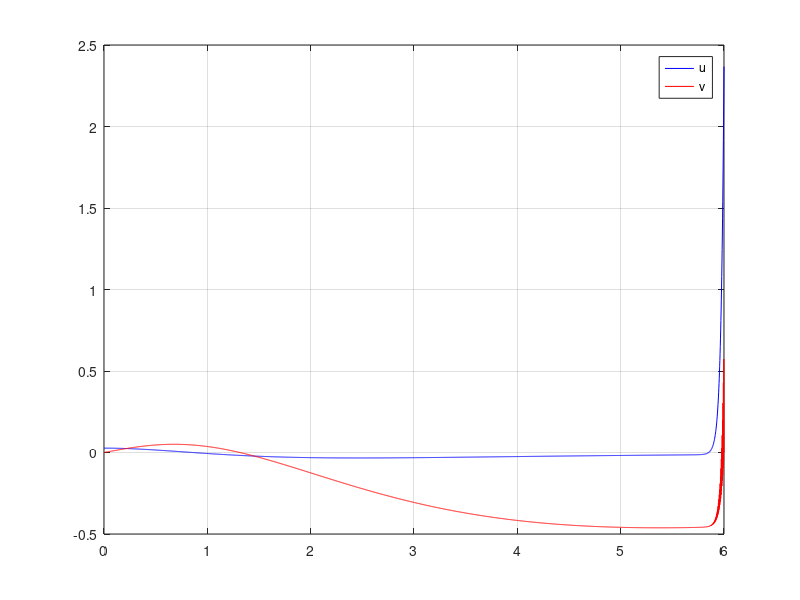

Write MATLAB code to recreate this figure.
%%% Solution to | u_t + v_x=0
%               |
%               |v_t + 1/eps^2 u_x=-1/eps^2(v-u)
%               |
%               |u(x,0)=                    x \in [-L,L], t>0
%               |v(x,0)=
%               | + Periodic Boundary Conditions

%Analytical solutions: |u(x,t)=exp(-try)*sin(x-t)
%                      |v(x,t)=exp(-t)*(sin(x-t)-cos(x-t))
%We choose T=1, epsilon=1e-6, and discretize space derivatives with second order finite differences

clear all
close all
L=6;
m = 3000; %space steps
x = linspace(0,L,m)';
T = .5; %final time
dx = x(3)-x(2);

%u0, v0 the ones of the paper
% u0=sin(x);
% v0=sin(x)-cos(x);
delta=.5;
u0 = sin(2*pi*x).*exp(-x.^2/(2*delta)); %initial datum
% v0=zeros(m,1);
u0=cos(pi*x); %Neumann boundary condition
v0=zeros(m,1);

fprintf('Case 1: realmin \n')
fprintf('Case 2: 0.1 \n' )
fprintf('Case 3: 0.5 \n' )
fprintf('Case 4: 1 \n' )
fprintf('Case 5: variable in symmetric\n' )
fprintf('Case 6: variable \n' )
n=input('Enter a case for epsilon: ');

switch n
  case 1
    epsilon=realmin*ones(m,1);
  case 2
    epsilon =0.1*ones(m,1);
  case 3
    epsilon =0.5*ones(m,1);
  case 4
    epsilon =1*ones(m,1);
  case 5
    epsilon = (x<0)+0.1*(x>=0);
  case 6
    epsilon = (x<3)+0.1*(x>=3);
end

dt=dx/50; %CFL condition
n = floor(T/dt)+1;
t =  0;
i = 1;

%% Periodic Boundary Conditions
figure('units','normalized','outerposition',[0 0 1 1]) %run immediately full screen
u=u0;
v=v0;
while t+dt<T %main loop
%   %New v
%   vold=v;
%   v(1:end-1) = epsilon(1:end-1).^2./(epsilon(1:end-1).^2+dt).*v(1:end-1)-...
%                 dt./(epsilon(1:end-1).^2+dt).*(([u(2:end-1);u(1)]-[u(end-1);u(1:end-2)])/(2*dx)-(x(1:end-1).^2).*u(1:end-1));
%   v(end) = v(1);
%   %New u
%   u(1:end-1) = u(1:end-1) - dt*(epsilon(1:end-1).^2./(epsilon(1:end-1).^2+dt).*([vold(2:end-1);vold(1)]-[vold(end-1);vold(1:end-2)])/(2*dx) -...
%       dt./(epsilon(1:end-1).^2+dt).*([u(2:end-1);u(1)]-2*u(1:end-1)+[u(end-1);u(1:end-2)])/dx^2 +...
%       dt./(epsilon(1:end-1).^2+dt).*(((x(1:end-1).^2).*([u(2:end-1);u(1)]-[u(end-1);u(1:end-2)])/(2*dx))));
%   u(end) = u(1);


%   %New v

   %Stack suggestion
  vold=v;
  v(1:end) = epsilon(1:end).^2./(epsilon(1:end).^2+dt*ones(m,1)).*v(1:end)-...
      dt*ones(m,1)./(epsilon(1:end).^2+dt*ones(m,1)).*(([u(2:end);u(end-1)]-[u(2);u(1:end-1)])/(2*dx)-(x(1:end).^2).*u(1:end));
  v(1)=0;
  v(end)=0;
  %Nuova u
  u(1:end) = u(1:end) - dt*(epsilon(1:end).^2./(epsilon(1:end).^2+dt*ones(m,1)).*([2*vold(2);vold(3:end);2*vold(end)]-[2*vold(1);vold(1:end-2);2*vold(end-1)])/(2*dx) -...
      dt*ones(m,1)./(epsilon(1:end).^2+dt*ones(m,1)).*([u(2:end);u(end-1)]-2*u(1:end)+[u(2);u(1:end-1)])/(dx^2) +...
      dt*ones(m,1)./(epsilon(1:end).^2+dt*ones(m,1)).*(((x(1:end).^2).*([u(2:end);u(end-1)]-[u(2);u(1:end-1)])/(2*dx))));
  


% plot(x,u,'b',x,v,'r')
% title(sprintf('Comparison at Time= %0.3f',t));
% legend('u','v');
% grid on
% drawnow

  i = i + 1;
  t = t + dt;
end
plot(x,u,'b',x,v,'r')
legend('u','v');
%axis([4,6,-2,2])
grid on
